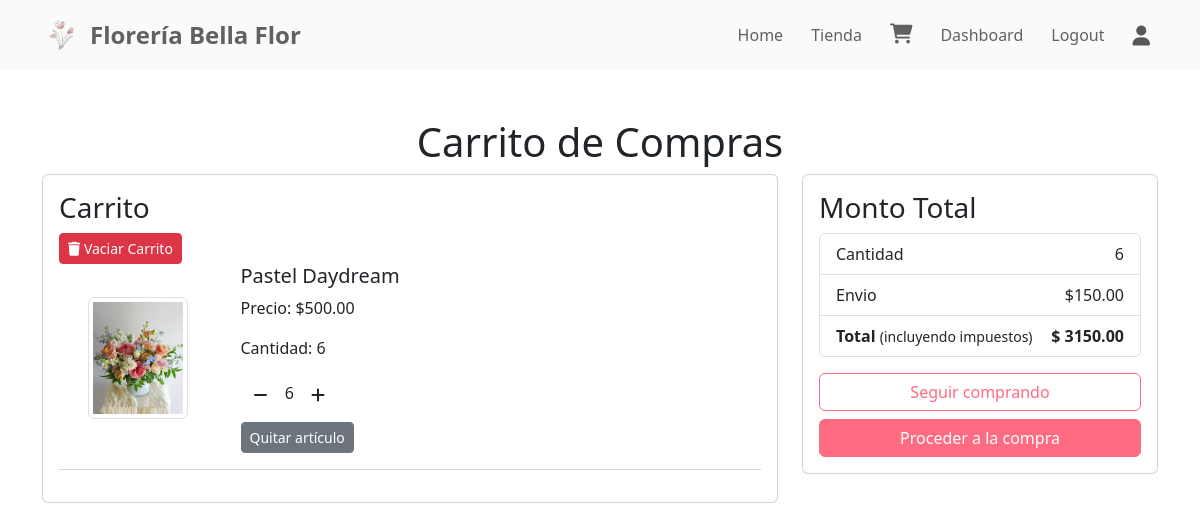
Screenshot of /carrito/ (signed in) with the database file from the repository.
### tasks/models.py (models this page shows, shortened)
class Cart(models.Model):
    cliente = models.ForeignKey(Cliente, on_delete=models.CASCADE)
    producto = models.ForeignKey(Producto, on_delete=models.CASCADE)
    cantidad = models.IntegerField(default=1)
    @property
    def subtotal(self):
        return self.cantidad * self.producto.precio

class Producto(models.Model):
    nombre = models.CharField(max_length=100)
    descripcion = models.TextField(blank=True)
    precio = models.DecimalField(max_digits=8, decimal_places=2)
    stock = models.IntegerField(default=0)
    imagen = models.ImageField(upload_to='productos/', blank=True, null=True)
    categoria = models.CharField(choices=CATEGORIA_CHOICES,max_length=50)

### tasks/views.py (the view, shortened to what this page needs)
# urls.py: path('carrito/', views.carrito, name='carrito'),
def carrito(request):
    user = request.user
    producto_id = request.GET.get('producto_id')
    try:
        cliente = Cliente.objects.get(usuario=user) # Obtener el cliente asociado al usuario
        carrito_items = Cart.objects.filter(cliente=cliente) # Obtener los productos en el carrito
        total_items = sum(item.cantidad for item in carrito_items)
        total = sum(item.subtotal for item in carrito_items)
        costo_envio = Decimal('150.00')
        total = total + costo_envio  # Incluir costo de envío
        context = { #context es un diccionario que contiene los datos que se van a enviar a la plantilla
            'carrito': carrito_items,
            'total_items': total_items,
            'costo_envio': costo_envio,
            'total': total
        }
        return render(request, 'carrito.html', context)
    except Cliente.DoesNotExist:
        return render(request, 'carrito.html', {'carrito': []})
    except Exception as e:
        print(f"Error al mostrar carrito: {str(e)}")
        return render(request, 'carrito.html', {'carrito': []})

### tasks/templates/carrito.html (shortened to what this page needs)
{% extends 'base.html' %}
{% block content %}
<div class="container my-5">
    <div class="row">
        {% if carrito %}
        <h1 class="text-center">Carrito de Compras</h1>
        <div class="col-sm-8">
            <div class="card">
                <div class="card-body">
                    <h3>Carrito</h3>
                    <a href="{% url 'vaciar_carrito' %}" class="btn btn-danger btn-sm">
                        <i class="fa fa-trash"></i> Vaciar Carrito
                    </a>
                    {% for item in carrito %}
                    <div class="row mb-3">
                        <div class="col-sm-3 text-center align-self-center">
                            <img src="{{ item.producto.imagen.url }}" alt="{{ item.producto.nombre }}"
                                class="img-fluid img-thumbnail" height="100" width="100">
                        </div>
                        <div class="col-sm-9">
                            <h5>{{ item.producto.nombre }}</h5>
                            <p>Precio: ${{ item.producto.precio }}</p>
                            <p>Cantidad: {{ item.cantidad }}</p>
                            <a class="minus-cart btn" data-pid="{{ item.producto.id }}"><i
                                    class="fa-solid fa-minus"></i></a>
                            <span class="cantidad">{{ item.cantidad }}</span>
                            <a class="plus-cart btn" data-pid="{{ item.producto.id }}"><i
                                    class="fa-solid fa-plus"></i></a>
                            <div class="mt-2">
                                <a href="#" class="remove-cart btn btn-sm btn-secondary"
                                    data-pid="{{ item.producto.id }}">Quitar artículo</a>
                            </div>
                        </div>
                    </div>
                    <hr class="text-muted">
                    {% endfor %}
                </div>
            </div>
        </div>
        <div class="col-sm-4">
            <div class="card">
                <div class="card-body">
                    <h3>Monto Total</h3>
                    <ul class="list-group">
                        <li class="list-group-item d-flex justify-content-between align-items-center">
                            Cantidad
                            <span id="total_items">{{ total_items }}</span>
                        </li>
                        <li class="list-group-item d-flex justify-content-between align-items-center">
                            Envio
                            <span id="comprar"> $150.00</span>
                        </li>
                        <li class="list-group-item d-flex justify-content-between align-items-center">
                            <div>
                                <strong>Total</strong> <small>(incluyendo impuestos)</small>
                            </div>
                            <strong>$ <span id="total">{{ total }}</span></strong>
                        </li>
                    </ul>
                    <div class="d-grid gap-2 mt-3">
                        <a href="{% url 'catalogo' %}" class="btn"
                            style="background-color: transparent; color: #ff6b81; border: 1px solid #ff6b81;">Seguir
                            comprando</a>
                        <a href="{% url 'checkout' %}" class="btn"
                            style="background-color: #ff6b81; color: white; border: 1px solid #ff6b81;">Proceder a la
                            compra</a>
                    </div>
                </div>
            </div>
        </div>
        {% endif %}
    </div>
</div>
{% endblock %}

### rows the page displays
Cart: producto.imagen (picture), producto.nombre "Pastel Daydream", producto.precio "500.00", cantidad "6"

### other values shown
{{ total_items }} "6"
{{ total }} "3150.00"
